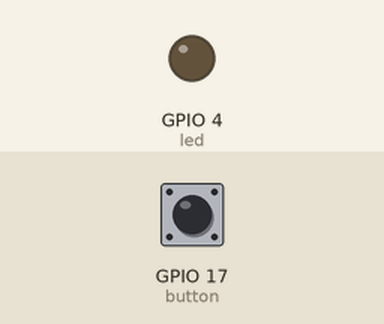
Bench run of a program on a simulated Raspberry Pi (BCM pin numbers). On the bench: output pins drawn as LEDs (lit = HIGH). Dashed ring = blinking. The inputs (shaded band) are chosen by the test bench; at power-on: GPIO 17 (button) HIGH.

Above: at 1.2 s.
1.3 s: GPIO 17 (button) pulled LOW for 0.15 s
At 2.1 s:
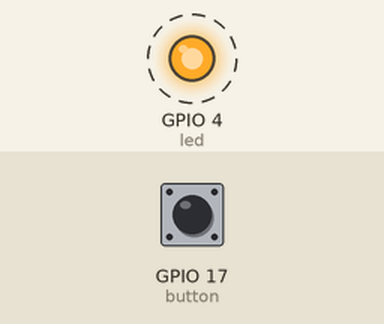
Timing chart, 0 to 10.4 s (numbered marks = the images above; inputs shaded):
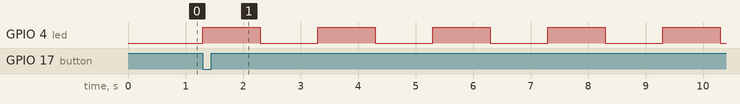

The program:

led_button2.py
```python
from gpiozero import LED, Button
from signal import pause

led = LED(4)
button = Button(17)


def press_button():
    led.blink(on_time=1, off_time=1, n=5, background=False)
    print("pressed")

button.when_pressed = press_button
button.when_released = led.off

pause()
```

Measured:
- after the input at 1.3 s, GPIO 4 (led): alternates HIGH for 1.0 s and LOW for 1.0 s, starting at once
